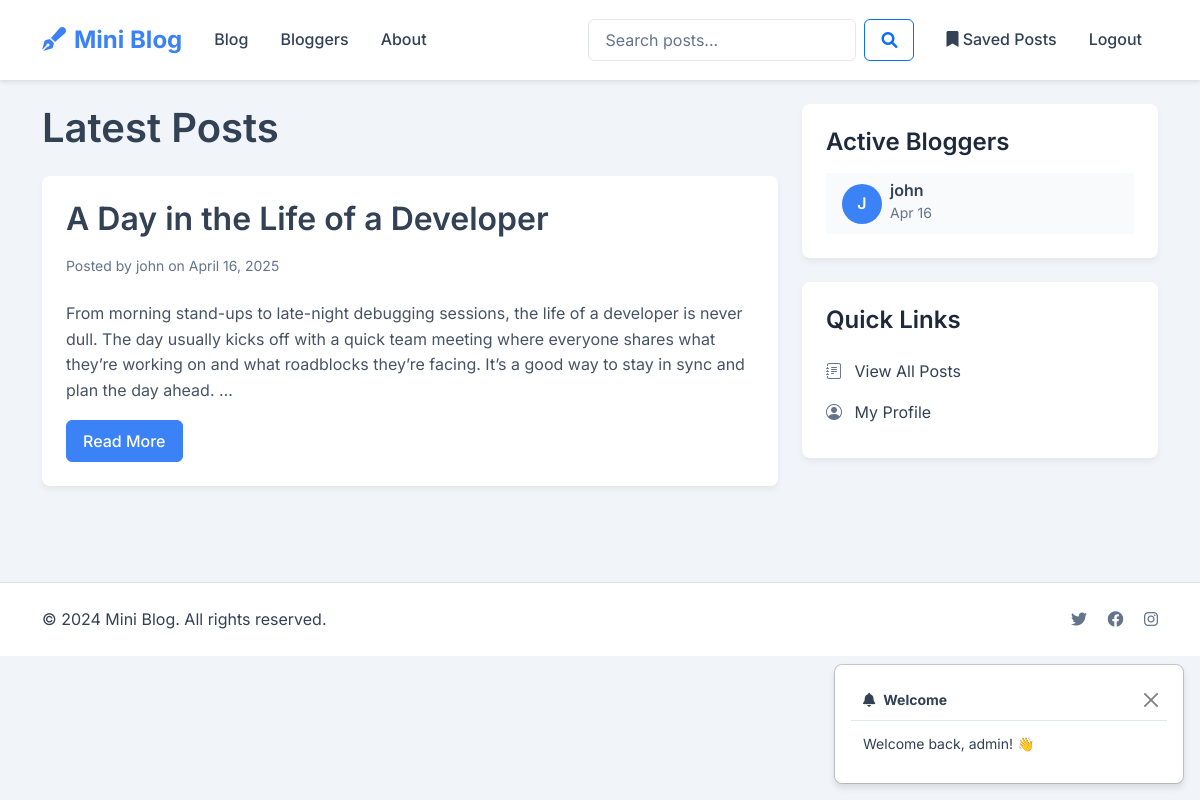
Screenshot of / (signed in) with the database file from the repository.
### app/models.py (models this page shows, shortened)
class BlogPost(models.Model):
    title = models.CharField(max_length=200)
    content = models.TextField()
    author = models.ForeignKey(User, on_delete=models.CASCADE, related_name='blog_posts')
    created_at = models.DateTimeField(auto_now_add=True)
    updated_at = models.DateTimeField(auto_now=True)
    liked_by = models.ManyToManyField(User, related_name='liked_posts', blank=True)
    disliked_by = models.ManyToManyField(User, related_name='disliked_posts', blank=True)
    class Meta:
        ordering = ['-created_at']

class User(AbstractUser):
    full_name = models.CharField(max_length=150, blank=True)
    bio = models.TextField(max_length=500, blank=True)
    location = models.CharField(max_length=100, blank=True)
    website = models.URLField(max_length=200, blank=True)
    profile_picture = models.ImageField(upload_to='profile_pics/', null=True, blank=True)
    created_at = models.DateTimeField(auto_now_add=True)
    updated_at = models.DateTimeField(auto_now=True)
    bookmarks = models.ManyToManyField('BlogPost', related_name='bookmarked_by', blank=True)
    objects = UserManager()

### app/views.py (the view)
# urls.py: path('', views.home, name='home'),
def home(request):
    latest_posts = BlogPost.objects.all()[:3]
    thirty_days_ago = timezone.now() - timedelta(days=30)
    active_bloggers = User.objects.filter(
        blog_posts__created_at__gte=thirty_days_ago
    ).distinct().order_by('-blog_posts__created_at')[:5]
    return render(request, 'index.html', {
        'latest_posts': latest_posts,
        'active_bloggers': active_bloggers
    })

### app/auth_backend.py (called while the page is built)
    def get_user(self, user_id):
        try:
            return User.objects.get(pk=user_id)
        except User.DoesNotExist:
            return None

### app/templates/index.html (shortened to what this page needs)
{% extends 'base.html' %}
{% block content %}
<div class="row">
    <div class="col-md-8">
        <h1 class="mb-4">Latest Posts</h1>
        {% if latest_posts %}
            {% for post in latest_posts %}
                <article class="card mb-4">
                    <div class="card-body">
                        <h2 class="card-title">
                            <a href="{% url 'blog_detail' post.id %}">{{ post.title }}</a>
                        </h2>
                        <p class="blog-post-meta">
                            Posted by <a href="{% url 'blogger_detail' post.author.id %}">{{ post.author.username }}</a>
                            on {{ post.created_at|date:"F j, Y" }}
                        </p>
                        <p class="card-text">{{ post.content|truncatewords:50 }}</p>
                        <a href="{% url 'blog_detail' post.id %}" class="btn btn-primary">Read More</a>
                    </div>
                </article>
            {% endfor %}
        {% else %}
            <div class="alert alert-info">
                No blog posts available yet. Be the first to create a post!
            </div>
        {% endif %}
    </div>
    <div class="col-md-4">
        <div class="card mb-4">
            <div class="card-body">
                <h3 class="card-title h4 mb-3">Active Bloggers</h3>
                {% if active_bloggers %}
                    <div class="list-group list-group-flush">
                        {% for blogger in active_bloggers %}
                            <a href="{% url 'blogger_detail' blogger.id %}" class="list-group-item list-group-item-action">
                                <div class="d-flex align-items-center">
                                    {% if blogger.profile_picture %}
                                        <img src="{{ blogger.profile_picture.url }}" alt="{{ blogger.username }}'s profile"
                                             class="rounded-circle me-2" style="width: 40px; height: 40px; object-fit: cover;">
                                    {% else %}
                                        <div class="profile-placeholder me-2">
                                            {{ blogger.username|first|upper }}
                                        </div>
                                    {% endif %}
                                    <div class="active-bloggers">
                                        <h6 class="mb-0">{{ blogger.username }}</h6>
                                        <small>
                                            {{ blogger.blog_posts.first.created_at|date:"M j" }}
                                        </small>
                                    </div>
                                </div>
                            </a>
                        {% endfor %}
                    </div>
                {% else %}
                    <p class="text-muted mb-0">No active bloggers in the last 30 days.</p>
                {% endif %}
            </div>
        </div>
        <div class="card">
            <div class="card-body">
                <h3 class="card-title h4 mb-3">Quick Links</h3>
                <ul class="list-unstyled mb-0">
                    <li>
                        <a href="{% url 'blog_list' %}">
                            <i class="bi bi-journal-text"></i> View All Posts
                        </a>
                    </li>
                    {% if user.is_authenticated %}
                        <li>
                            <a href="{% url 'blogger_detail' user.id %}">
                                <i class="bi bi-person-circle"></i> My Profile
                            </a>
                        </li>
                    {% else %}
                        <li>
                            <a href="{% url 'login' %}">
                                <i class="bi bi-box-arrow-in-right"></i> Sign In
                            </a>
                        </li>
                    {% endif %}
                </ul>
            </div>
        </div>
    </div>
</div>
<link rel="stylesheet" href="https://cdn.jsdelivr.net/npm/bootstrap-icons@1.7.2/font/bootstrap-icons.css">
{% endblock %}

### app/templates/base.html (shortened to what this page needs)
<!DOCTYPE html>
<html lang="en">
<head>
    <link href="https://cdn.jsdelivr.net/npm/bootstrap@5.3.0/dist/css/bootstrap.min.css" rel="stylesheet">
    <link rel="stylesheet" href="https://cdnjs.cloudflare.com/ajax/libs/font-awesome/6.0.0/css/all.min.css">
    {% load static %}
    <link rel="stylesheet" href="{% static 'css/style.css' %}">
</head>
<body>
    <nav class="navbar navbar-expand-lg sticky-top">
        <div class="container">
            <a class="navbar-brand" href="{% url 'home' %}">
                <i class="fas fa-pen-fancy me-2"></i>Mini Blog
            </a>
            <div class="collapse navbar-collapse" id="navbarNav">
                <ul class="navbar-nav me-auto mb-2 mb-lg-0">
                    <li class="nav-item">
                        <a class="nav-link {% if request.resolver_match.url_name == 'blog_list' %}active{% endif %}" href="{% url 'blog_list' %}">Blog</a>
                    </li>
                    <li class="nav-item">
                        <a class="nav-link {% if request.resolver_match.url_name == 'blogger_list' %}active{% endif %}" href="{% url 'blogger_list' %}">Bloggers</a>
                    </li>
                    <li class="nav-item">
                        <a class="nav-link {% if request.resolver_match.url_name == 'about' %}active{% endif %}" href="{% url 'about' %}">About</a>
                    </li>
                </ul>
                <form class="d-flex me-3" action="{% url 'search_posts' %}" method="GET">
                    <input class="form-control me-2" type="search" name="q" placeholder="Search posts..." aria-label="Search" value="{{ request.GET.q }}">
                    <button class="btn btn-outline-primary" type="submit">
                        <i class="fas fa-search"></i>
                    </button>
                </form>
                <ul class="navbar-nav">
                    {% if user.is_authenticated %}
                        <li class="nav-item">
                            <a href="{% url 'saved_posts' %}" class="nav-link">
                                <i class="fas fa-bookmark"></i> Saved Posts
                            </a>
                        </li>
                        <li class="nav-item">
                            <a href="{% url 'logout' %}" class="nav-link">Logout</a>
                        </li>
                    {% endif %}
                </ul>
            </div>
        </div>
    </nav>
    <main class="container py-4">
        {% block content %}
        {% endblock %}
    </main>
    <div class="toast-container">
        <div class="toast" role="alert" aria-live="assertive" aria-atomic="true" id="welcomeToast">
            <div class="toast-header">
                <i class="fas fa-bell me-2"></i>
                <strong class="me-auto">Welcome</strong>
                <button type="button" class="btn-close" data-bs-dismiss="toast" aria-label="Close"></button>
            </div>
            <div class="toast-body">
                Welcome back, {{ user.username }}! 👋
            </div>
        </div>
    </div>
    <footer class="bg-white border-top py-4 mt-5">
        <div class="container">
            <div class="row align-items-center">
                <div class="col-md-6 text-center text-md-start">
                    <p class="mb-0">&copy; 2024 Mini Blog. All rights reserved.</p>
                </div>
                <div class="col-md-6 text-center text-md-end">
                    <a href="#" class="text-muted me-3"><i class="fab fa-twitter"></i></a>
                    <a href="#" class="text-muted me-3"><i class="fab fa-facebook"></i></a>
                    <a href="#" class="text-muted"><i class="fab fa-instagram"></i></a>
                </div>
            </div>
        </div>
    </footer>
</body>
</html>

### app/static/css/style.css (style rules this page uses)
:root { --primary-color: #3b82f6; --primary-hover: #2563eb; --secondary-color: #64748b; --success-color: #10b981; --danger-color: #ef4444; --warning-color: #f59e0b; --info-color: #3b82f6; --light-color: #f8fafc; --dark-color: #1e293b; --text-color: #334155; --text-muted: #64748b; --border-color: #e2e8f0; --card-bg: #ffffff; --body-bg: #f1f5f9; --list-group-bg: #f8fafc; --list-group-hover-bg: #f1f5f9; }
body { background-color: var(--body-bg); color: var(--text-color); font-family: 'Inter', sans-serif; line-height: 1.6; }
.navbar { background-color: var(--card-bg); box-shadow: 0 2px 4px rgba(0, 0, 0, 0.1); padding: 1rem 0; }
.navbar-brand { font-weight: 700; color: var(--primary-color) !important; font-size: 1.5rem; }
.nav-link { color: var(--text-color) !important; font-weight: 500; padding: 0.5rem 1rem !important; transition: color 0.2s ease; }
.card { background-color: var(--card-bg); border: none; border-radius: 0.5rem; box-shadow: 0 4px 6px rgba(0, 0, 0, 0.05); transition: transform 0.2s ease, box-shadow 0.2s ease; }
.card-title { color: var(--dark-color); font-weight: 600; margin-bottom: 1rem; }
.card-text { color: var(--text-color); opacity: 0.9; }
.btn { padding: 0.5rem 1rem; border-radius: 0.375rem; font-weight: 500; transition: all 0.2s ease; }
.btn-primary { background-color: var(--primary-color); border-color: var(--primary-color); }
.form-control { background-color: var(--card-bg); border: 1px solid var(--border-color); border-radius: 0.375rem; padding: 0.5rem 1rem; color: var(--text-color); transition: all 0.2s ease; }
.toast { position: fixed; bottom: 1rem; right: 1rem; background-color: var(--card-bg); color: var(--text-color); padding: 1rem; border-radius: 0.5rem; box-shadow: 0 4px 6px rgba(0, 0, 0, 0.1); z-index: 1000; animation: slideIn 0.3s ease-out; }
.toast-header { background-color: var(--card-bg); border-bottom: 1px solid var(--border-color); color: var(--text-color); }
.toast-body { color: var(--text-color); }
a { color: var(--primary-color); text-decoration: none; transition: color 0.2s ease; }
.blog-post-meta { color: var(--text-muted); font-size: 0.875rem; margin-bottom: 1.5rem; }
footer { background-color: var(--card-bg); border-top: 1px solid var(--border-color); }
footer a { color: var(--text-muted); transition: color 0.2s ease; }
.text-muted { color: var(--text-muted) !important; }
.list-group-item { background-color: var(--list-group-bg); border-color: var(--border-color); color: var(--text-color); transition: background-color 0.2s ease; }
.list-group-item-action { color: var(--text-color); }
.card-title a { color: var(--text-color); text-decoration: none; transition: color 0.2s ease; }
.blog-post-meta a { color: var(--text-muted); text-decoration: none; transition: color 0.2s ease; }
.list-unstyled a { color: var(--text-color); text-decoration: none; transition: color 0.2s ease; display: block; padding: 0.5rem 0; }
.list-unstyled i { margin-right: 0.5rem; color: var(--text-muted); }
.profile-placeholder { background-color: var(--primary-color); color: white; font-weight: 600; display: flex; align-items: center; justify-content: center; width: 40px; height: 40px; border-radius: 50%; }
.active-bloggers h6 { color: var(--text-color); font-weight: 600; }
.active-bloggers small { color: var(--text-muted); }
.card-body { padding: 1.5rem; }
h1, h2, h3, h4, h5, h6 { color: var(--text-color); font-weight: 600; }
.list-group-flush .list-group-item { border-left: none; border-right: none; }
.list-group-flush .list-group-item:first-child { border-top: none; }
.list-group-flush .list-group-item:last-child { border-bottom: none; }
.card .list-unstyled a { color: var(--text-color); text-decoration: none; transition: color 0.2s ease; display: block; padding: 0.5rem 0; }
.card .list-unstyled i { color: var(--text-muted); width: 20px; text-align: center; }
.form-control::placeholder { color: var(--text-muted); }

### rows the page displays
BlogPost: title "A Day in the Life of a Developer", author.username "john", created_at "April 16, 2025", content "From morning stand-ups to late-night debugging sessions, the life of a developer is never dull. The day usually kicks off with a quick team meeting where everyone shares what they’re working on and what roadblocks they’re facing. It’s a good way to stay in sync and plan the day ahead. …"
User: username|first "J", username "john", blog_posts.first.created_at "Apr 16"
User: username "admin"
